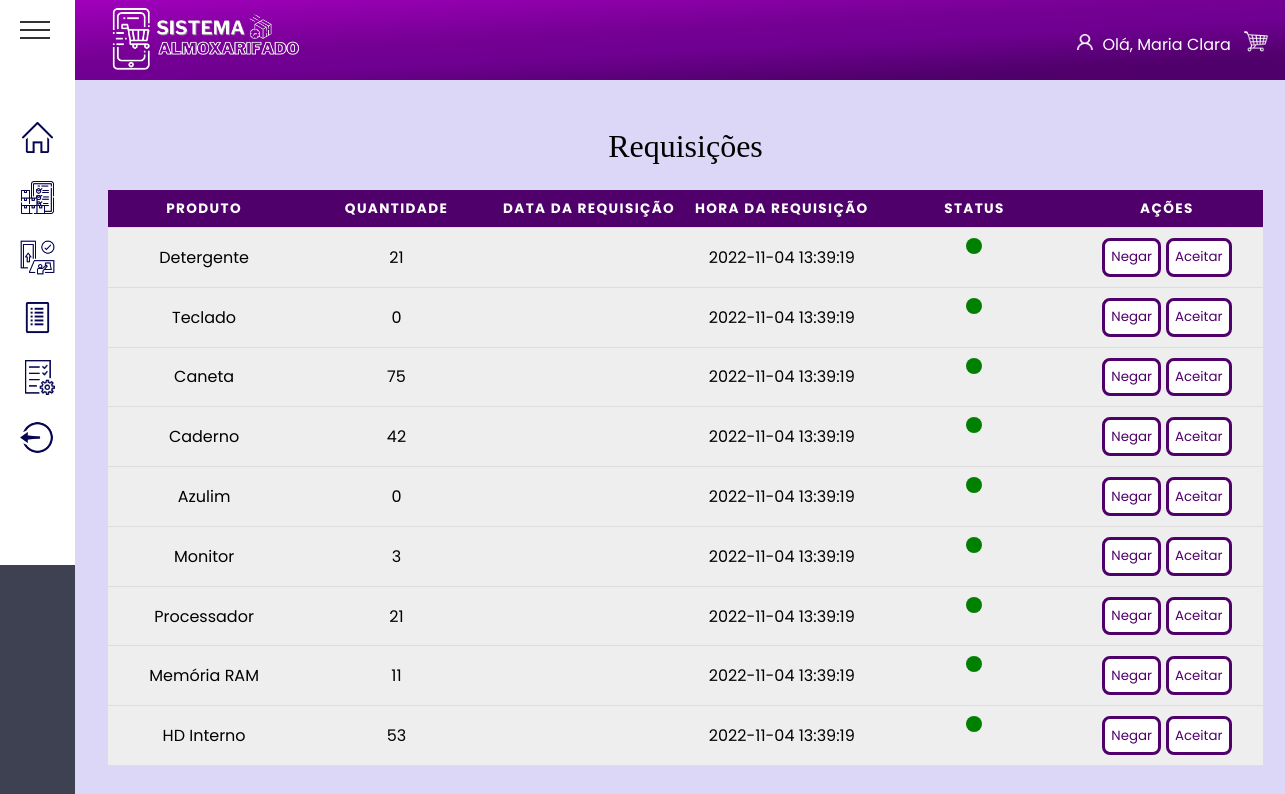
The app's page /View/Pages/Admin/requisicoes.php (signed in) with its own data.
### tables this page shows
create table produtoteste(
  nome_prod varchar (50),
  quantDisp integer,  
  id_categoria integer not null,
  id_disponibilidade integer not null,
  datacaworptura date,
  hora_cadastro TIMESTAMP DEFAULT CURRENT_TIMESTAMP,
  id_marca integer not null,  
  modeloProduto varchar(50),  
  precoProduto double,
  
  id_prod integer auto_increment primary key,
  
  foreign key (id_categoria) references categorias (id_categoria),
  foreign key (id_disponibilidade) references disponibilidade (id_disponibilidade)
);

### View/Pages/Admin/requisicoes.php (the view, shortened to what this page needs)
<?php
include_once dirname(__DIR__, 3) . '/banco.php';
?>
<!DOCTYPE html>
<html lang="pt-BR">
<head>
    <link rel="stylesheet" href="/final_php/assets/requisicoes.css">
    <link rel="stylesheet" href="/final_php/assets/template.css">
    <link rel="stylesheet" href="/final_php/assets/global.css">
</head>
<body>
    <?php include dirname(__DIR__, 3) . "/template/header.php"; ?>
    <?php include dirname(__DIR__, 3) . "/template/aside.php"; ?>
    <main class="main">
        <div class="container">
            <table>
                <caption>
                    Requisições
                </caption>
                <thead>
                    <tr>
                        <th scope="col">Produto</th>
                        <th scope="col">Quantidade</th>
                        <th scope="col">Data da requisição</th>
                        <th scope="col">Hora da requisição</th>
                        <th scope="col">Status</th>
                        <th scope="col">Ações</th>
                    </tr>
                </thead>
                <tbody>
                    <?php
                    $sql_consulta = mysqli_query($conn, "SELECT * FROM produtoteste");
                    while ($linhas = mysqli_fetch_array($sql_consulta)) { ?>
                        <tr class="tr">
                            <td data-label="Produto"><?= $linhas[0] ?></td>
                            <td data-label="Quantidade"><?= $linhas[1] ?></td>
                            <td data-label="Data"><?= $linhas[4] ?></td>
                            <td data-label="Hora"><?= $linhas[5] ?></td>
                            <td data-label="Status" class="status">
                                <div class="radius" id="statusGreen"></div>
                            </td>
                            <td data-label="Ações">
                                <button class="btnRequi">Negar</button>
                                <button class="btnRequi">Aceitar</button>
                            </td>
                       </tr>
                    <?php } ?>
                </tbody>
            </table>
        </div>
    </main>
</body>
</html>

### assets/requisicoes.css (style rules this page uses)
.container { padding: 2rem; }
table { flex-direction: column; border: 1px solid black; border-collapse: collapse; margin: 0; padding: 0; width: 100%; table-layout: fixed; }
table caption { font-size: 2em; font-family: ui-monospace; margin: 0.5em 0 0.75em; }
table tr { background-color: #eee; border: 1px solid #ddd; padding: 0.35em; }
table th, table td { padding: 0.625em; text-align: center; }
table th { font-size: 0.85em; letter-spacing: 0.1em; text-transform: uppercase; background-color: rgb(79, 0, 106); color: #fff; }
table tbody { width: 100%; }
.status { display: flex; justify-content: center; align-items: center; }
.radius { border-radius: 50%; width: 1rem; height: 1rem; flex-shrink: 0; }
#statusGreen { background-color: green; }

### assets/template.css (style rules this page uses)
body { overflow: hidden; display: grid; grid-template-columns: 1fr 25fr; grid-template-rows: 80px 1fr 80px; grid-template-areas: "aside header" "aside main" "aside footer"; height: 100vh; background: #DCD6F7; }
.main { grid-area: main; overflow-y: scroll; padding: 0 4rem 0 0; }

### assets/global.css (style rules this page uses)
* { margin: 0; padding: 0; box-sizing: border-box; font-family: "Josefin Sans", sans-serif; }
*, button, input { border: 0; background-color: none; font-size: -apple-system, system-ui, BlinkMacSystemFont, "Segoe UI", Roboto, "Helvetica Neue", Ubuntu, Arial, sans-serif; }

### template/aside.php (style rules this page uses)
* { margin: 0; padding: 0; box-sizing: border-box; font-family: 'Poppins', sans-serif; }

### View/Pages/Admin/requisicoes.php (style rules this page uses)
.btnRequi { background: #fff; color: rgb(79, 0, 106); padding: 0.4rem; border: 0.2rem solid rgb(79, 0, 106); border-radius: 0.5rem; transition: 0.5s; }

### records on screen
produtoteste: nome_prod "Detergente", quantDisp "21", hora_cadastro "2022-11-04 13:39:19"
produtoteste: nome_prod "Teclado", quantDisp "0", hora_cadastro "2022-11-04 13:39:19"
produtoteste: nome_prod "Caneta", quantDisp "75", hora_cadastro "2022-11-04 13:39:19"
produtoteste: nome_prod "Caderno", quantDisp "42", hora_cadastro "2022-11-04 13:39:19"
produtoteste: nome_prod "Azulim", quantDisp "0", hora_cadastro "2022-11-04 13:39:19"
produtoteste: nome_prod "Monitor", quantDisp "3", hora_cadastro "2022-11-04 13:39:19"
produtoteste: nome_prod "Processador", quantDisp "21", hora_cadastro "2022-11-04 13:39:19"
produtoteste: nome_prod "Memória RAM", quantDisp "11", hora_cadastro "2022-11-04 13:39:19"
produtoteste: nome_prod "HD Interno", quantDisp "53", hora_cadastro "2022-11-04 13:39:19"

### other values on screen
$_SESSION['username'] "Maria Clara"
